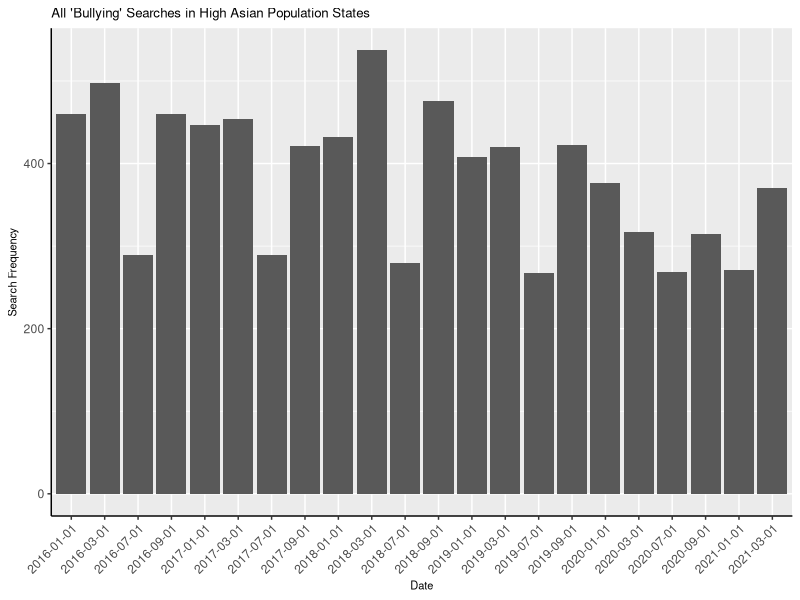
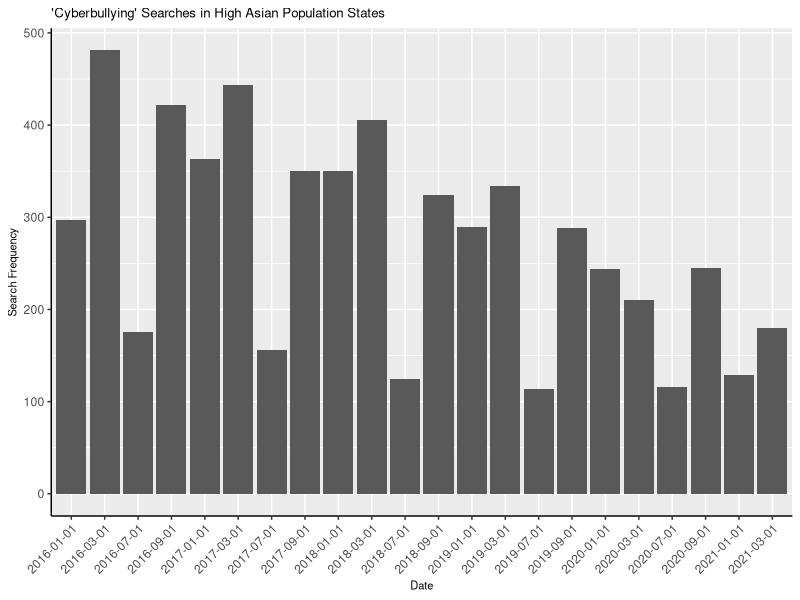
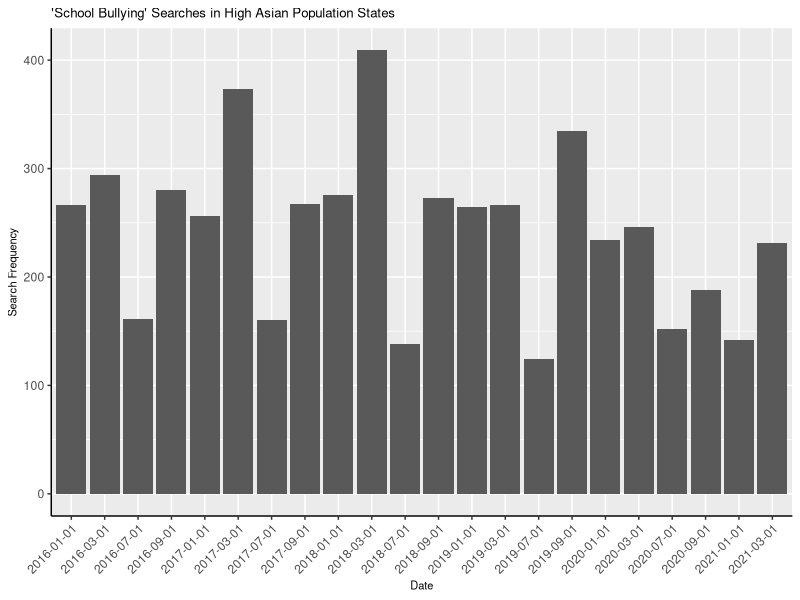
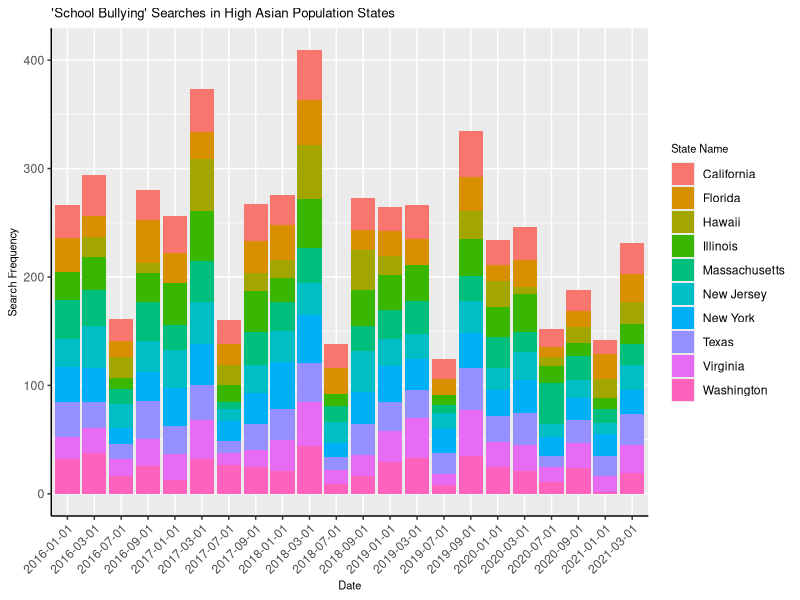
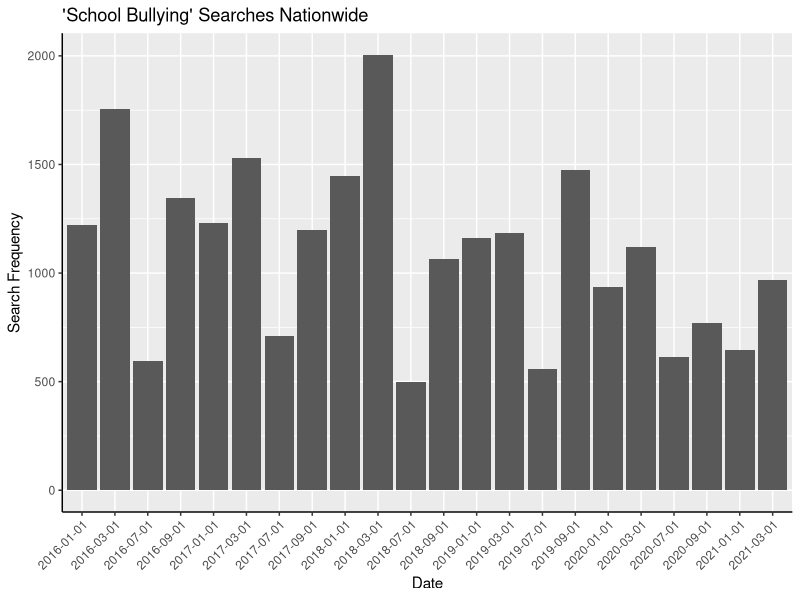
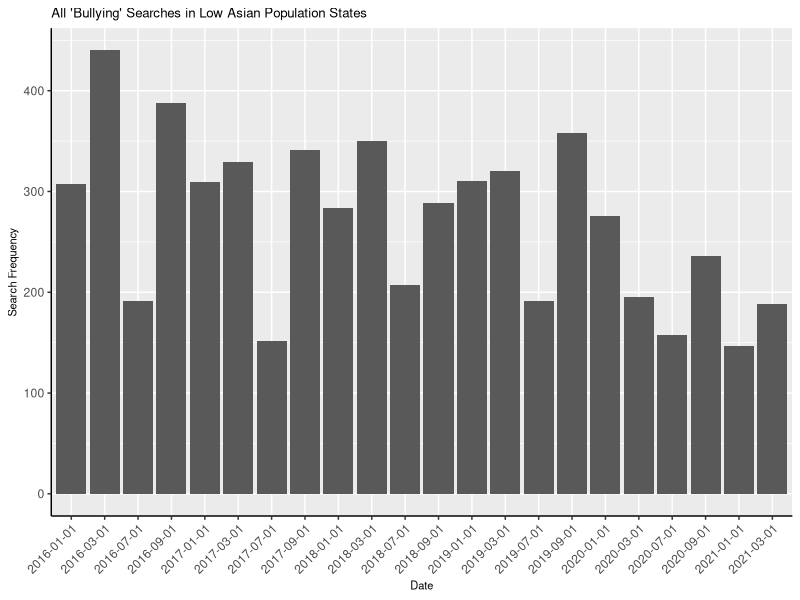
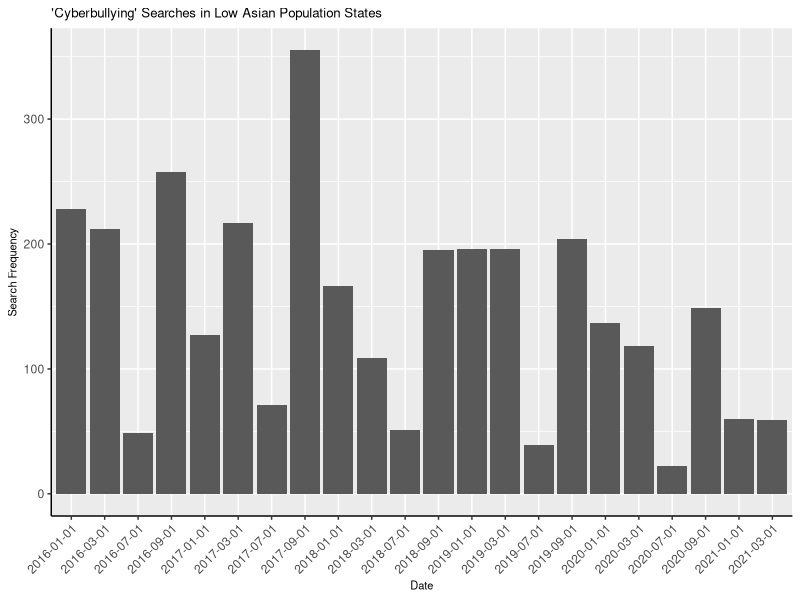
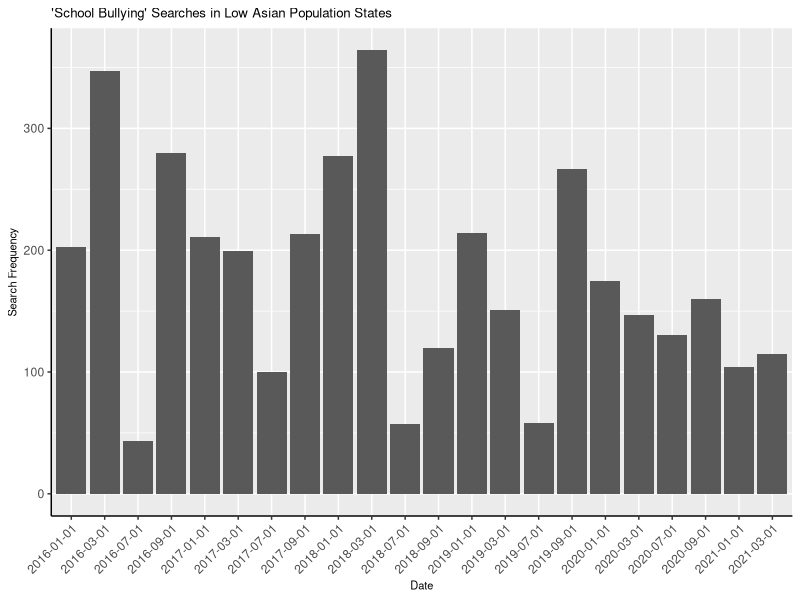

Write the R code that produced these figures, in order.
## ---- chunk 1
#| include: false
#| warning: false
#| message: false

# read cleaned data
library(tidyverse)

#Reading data for top 10 asian population
sum_bully_data <- read.csv(here::here("Outputs/data/sum_bully_data.csv"))
sum_cybully_data <- read.csv(here::here("Outputs/data/sum_cybully_data.csv"))
sum_schbully_data <- read.csv(here::here("Outputs/data/sum_schbully_data.csv"))

cleaned_bully_data <- read.csv(here::here("Outputs/data/cleaned_schbully_data.csv"))
cleaned_cybully_data <- read.csv(here::here("Outputs/data/cleaned_schbully_data.csv"))
cleaned_schbully_data <- read.csv(here::here("Outputs/data/cleaned_schbully_data.csv"))

#Reading data for bot 10 asian population
sum_bully_lowasp_data <- read.csv(here::here("Outputs/data/sum_bully_lowasp_data.csv"))
sum_cybully_lowasp_data <- read.csv(here::here("Outputs/data/sum_cybully_lowasp_data.csv"))
sum_schbully_lowasp_data <- read.csv(here::here("Outputs/data/sum_schbully_lowasp_data.csv"))

cleaned_bully_lowasp_data <- read.csv(here::here("Outputs/data/cleaned_schbully_lowasp_data.csv"))
cleaned_cybully_lowasp_data <- read.csv(here::here("Outputs/data/cleaned_schbully_lowasp_data.csv"))
cleaned_schbully_lowasp_data <- read.csv(here::here("Outputs/data/cleaned_schbully_lowasp_data.csv"))

# read nationwide data for discussion point 2
sum_national_schbully_data <- read.csv(here::here("Outputs/data/sum_national_schbully_data.csv"))
## ---- chunk 2
#| label: All Bullying Searches in High Asian Population States
#| fig-cap: All Bullying Searches in High Asian Population States
#| echo: false
#| warning: false

library(tidyverse)

#### use this code to graph the 3 bully datas ####

sum_bully_data |> ggplot(aes(x = date, y = sum)) + 
  geom_col() +
  theme(axis.text.x = element_text(angle = 45,hjust=1), 
        axis.line = element_line(colour = "black"),
        title = element_text(size = 8)) +
  labs(
    title = "All 'Bullying' Searches in High Asian Population States",
    x = "Date",
    y = "Search Frequency",
    fill = "State Name"
  )
## ---- chunk 3
#| label: Cyberbullying Searches in High Asian Population States
#| fig-cap: Cyberbullying Searches in High Asian Population States
#| echo: false
#| warning: false
library(tidyverse)
sum_cybully_data |> ggplot(aes(x = date, y = sum)) + 
  geom_col() +
  theme(axis.text.x = element_text(angle = 45,hjust=1), 
        axis.line = element_line(colour = "black"),
        title = element_text(size = 8)) +
  labs(
    title = "'Cyberbullying' Searches in High Asian Population States",
    x = "Date",
    y = "Search Frequency",
    fill = "State Name"
  )
## ---- chunk 4
#| label: School Bullying Searches in High Asian Population States
#| fig-cap: School Bullying Searches in High Asian Population States
#| echo: false
#| warning: false
library(tidyverse)
sum_schbully_data |> ggplot(aes(x = date, y = sum)) + 
  geom_col() +
  theme(axis.text.x = element_text(angle = 45,hjust=1), 
        axis.line = element_line(colour = "black"),
        title = element_text(size = 8)) +
  labs(
    title = "'School Bullying' Searches in High Asian Population States",
    x = "Date",
    y = "Search Frequency",
    fill = "State Name"
  )

## ---- chunk 5
#| label: School bullying searches in top 10 states with highest asian population
#| fig-cap: "School bullying searches in top 10 states with highest asian population"
#| echo: false
#| warning: false


library(tidyverse)

cleaned_schbully_data |> ggplot(aes(x = date, 
                                    y = hits,
                                    fill = State.Name)) + 
  geom_col() +
  labs(
    title = "'School Bullying' Searches in High Asian Population States",
    x = "Date",
    y = "Search Frequency",
    fill = "State Name",
    cex.fill = 1
    )+
    theme(axis.text.x = element_text(angle = 45,hjust=1), 
        axis.line = element_line(colour = "black"),
        title = element_text(size = 8) ) 
## ---- chunk 6
#| label: School bullying searches nationwide
#| fig-cap: School bullying searches nationwide
#| echo: false
#| warning: false

library(tidyverse)

sum_national_schbully_data |> ggplot(aes(x = date, y = sum)) + 
  geom_col() +
  theme(axis.text.x = element_text(angle = 45,hjust=1), 
        axis.line = element_line(colour = "black")) +
  labs(
    title = "'School Bullying' Searches Nationwide",
    x = "Date",
    y = "Search Frequency"
  )

## ---- chunk 7
#| label: lowaspgraph
#| fig-cap: Bullying searches in the lowest Asian population states.
#| echo: false
#| warning: false

sum_bully_lowasp_data |> ggplot(aes(x = date, y = sum)) + 
  geom_col() +
  theme(axis.text.x = element_text(angle = 45,hjust=1), 
        axis.line = element_line(colour = "black"),
        title = element_text(size = 8)) +
  labs(
    title = "All 'Bullying' Searches in Low Asian Population States",
    x = "Date",
    y = "Search Frequency",
    fill = "State Name"
  )

sum_cybully_lowasp_data |> ggplot(aes(x = date, y = sum)) + 
  geom_col() +
  theme(axis.text.x = element_text(angle = 45,hjust=1), 
        axis.line = element_line(colour = "black"),
        title = element_text(size = 8)) +
  labs(
    title = "'Cyberbullying' Searches in Low Asian Population States",
    x = "Date",
    y = "Search Frequency",
    fill = "State Name"
  )

sum_schbully_lowasp_data |> ggplot(aes(x = date, y = sum)) + 
  geom_col() +
  theme(axis.text.x = element_text(angle = 45,hjust=1), 
        axis.line = element_line(colour = "black"),
        title = element_text(size = 8)) +
  labs(
    title = "'School Bullying' Searches in Low Asian Population States",
    x = "Date",
    y = "Search Frequency",
    fill = "State Name"
  )
